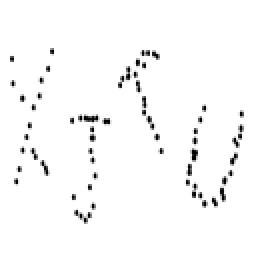
%> input picture results/xjtu.jpg, 128 x 128 px (shown 2 times larger)
$ octave ex_5points2.m   (GNU Octave 9; MATLAB toolbox functions it lacks are replaced by stand-ins)
%> lines starting %> are read from the running program, lines starting %| are printed output that depends on the picture; in (x1, y1, x2, y2) boxes, pixels count from 0 and x2, y2 are one past the last pixel; in counts of white or black regions, pixels touching at a corner belong together; the program's own positions count from 1
### SpectralClustering.m
function [ C, L, D, Q, V ] = SpectralClustering(W, k) %
% spectral clustering algorithm
% input: adjacency matrix W; number of cluster k
% return: cluster indicator vectors as columns in C; unnormalized Laplacian L; degree matrix D;
%         eigenvectors matrix Q;  eigenvalues matrix V 对角矩阵

% calculate degree matrix
degs = sum(W, 2); %%%%%%%%%%%%%%%%%%%%%%%%%%%%%%%%%sum(W,2)是沿着列求和，得到行向量
D = sparse(1:size(W, 1), 1:size(W, 2), degs);%%%%%%%%% 生成一个对角矩阵，元素为degs中的元素

% compute unnormalized Laplacian
%%%%%%%%%%%%%%%%%%%%%%%%%%%%%%%%%%   size(W,1)指的是第一维度的长度，即行数
%%%%%%%%%%%%%%%%%%%%%%%%%%%%%%%%%%   size(W,2)是第二维度的长度
L = D - W;

% compute the eigenvectors corresponding to the k smallest eigenvalues
% diagonal matrix V is NcutL's k smallest magnitude eigenvalues
% matrix Q whose columns are the corresponding eigenvectors.
[Q, V] = eigs(L, k, 'SA');

% use the k-means algorithm to cluster V row-wise
% C will be a n-by-1 matrix containing the cluster number for each data point
C = kmeans(Q, k);%%%%%%%%%%%%%%%%  C是一个长度N的指标k的向量

% convert C to a n-by-k matrix containing the k indicator vectors as columns
C = sparse(1:size(D, 1), C, 1);

end

### ex_5points2.m
A= imread('E:\Desktop\xjtu.jpg');
%> A is the input picture: size 128x128x3 uint8; min 0, max 255, mean 248.7
H=rgb2gray(A);
H=double(H);
%> H: size 128x128 double
[m,n]=size(H);
%> m = 128; n = 128
for i=1:m
    for j=1:n
        if H(i,j)==255;      %锟斤拷色锟斤拷转
            H(i,j)=0;
        else
            H(i,j)=255;
        end
    end
end
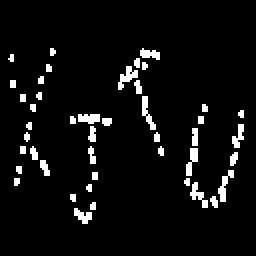
%> H: size 128x128 double (shown 2 times larger); 5.5% white in thin lines or dots, all inside (x1, y1, x2, y2) = (4, 24, 122, 112)

N=sum(nonzeros(H))/255;   %锟斤拷锟斤拷元锟侥猴拷锟斤拷锟街碉拷锟斤拷锟斤拷锟斤拷锟捷的革拷锟斤拷
%> N = 896
x=zeros(2,N);   %锟斤拷菥锟斤拷锟?为2*N

k=1; %锟斤拷莞锟斤拷锟侥碉拷K锟斤拷
    for i=1:m
        for j=1:n
            if H(i,j)~=0
                x(1,k)=-i;         %锟斤拷锟斤拷萁锟斤拷懈锟街?
                x(2,k)=j;
                k=k+1;
            end
        end
    end
%> after the loop, k = 897; x = 896 columns, first 8: [-25 -25 -25 -26 -26 -26 -26 -26; 26 27 72 26 27 28 71 72]
for c=10:15
%> this loop made 6 passes; what is shown inside it comes from the first
W=zeros(N,N); %锟斤拷锟斤拷锟节接撅拷锟斤拷
%> W: size 896x896 double; every value is 0
for i1=1:N
    for i2=1:N
        if norm(x(:,i1)-x(:,i2))<=c
            W(i1,i2)=1;
        end
        %W(i,j)=10^10*exp(-((WN(1,i)-WN(1,j))^2+(WN(2,i)-WN(2,j))^2)/2); %
    end
end
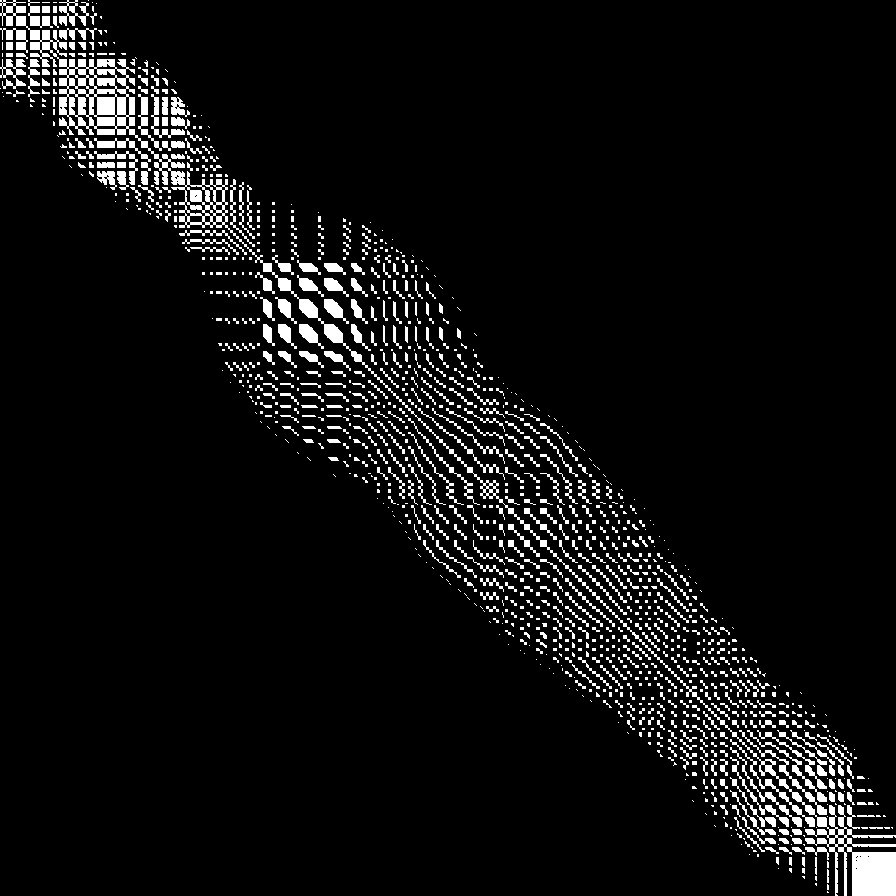
%> W: size 896x896 double; values 0 (black) and 1 (white), 6% white; 1197 white regions (732 under 20 px), largest, box (x1, y1, x2, y2) and area: (0, 0, 896, 896) 12574, (739, 730, 827, 815) 451, (730, 739, 815, 827) 451
[C, L, D, Q, V ] = SpectralClustering(W, 4);
%> in SpectralClustering, `degs = sum(W, 2);`: degs = 896 values, max 101 at index 93, min 9 at index 27, mean 54
%> in SpectralClustering, `D = sparse(1:size(W, 1), 1:size(W, 2), degs);`:
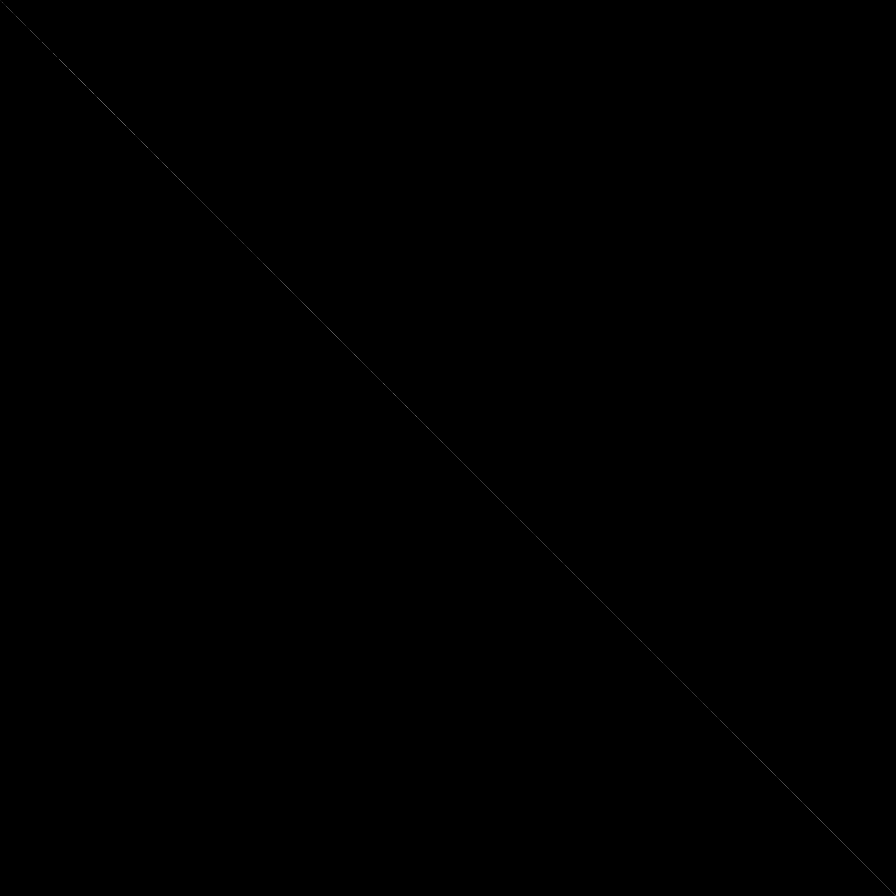
%> D: size 896x896 double; min 0, max 101, mean 0.1
%> in SpectralClustering, `[Q, V] = eigs(L, k, 'SA');`: Q = 896 rows, first 8: [-0.0333 -0.00984 0.0107 -0.122; -0.0333 -0.00984 0.0107 -0.122; -0.0328 -0.032 -8.67e-16 3.15e-16; -0.0333 -0.00984 0.0107 -0.12; -0.0333 -0.00984 0.0107 -0.12; -0.0333 -0.00984 0.0107 -0.12; -0.0328 -0.032 -8.06e-16 3.11e-16; -0.0328 -0.032 -8.76e-16 3.08e-16]; V = [-2.16e-14 0 0 0; 0 -7.15e-15 0 0; 0 0 0.196 0; 0 0 0 0.677]
%> in SpectralClustering, `C = kmeans(Q, k);`: C = 896 values, max 4 at index 3, min 1 at index 229, mean 2.71
%> in SpectralClustering, `C = sparse(1:size(D, 1), C, 1);`: C = 896 rows, first 8: [0 0 1 0; 0 0 1 0; 0 0 0 1; 0 0 1 0; 0 0 1 0; 0 0 1 0; 0 0 0 1; 0 0 0 1]


I1=find(C(:,1)~=0);
%> I1 = 293 values from 229 to 852
%x1=x(:,I1);

I2=find(C(:,2)~=0);
%> I2 = 100 values from 27 to 730
%x2=x(:,I2);
I3=find(C(:,3)~=0);
%> I3 = 77 values from 1 to 249
%x3=x(:,I3);
I4=find(C(:,4)~=0);
%> I4 = 426 values from 3 to 896
%figure(c),imshow(W);
figure(c),plot(x(2,I1),x(1,I1),'+',x(2,I2),x(1,I2),'*',x(2,I3),x(1,I3),'o',x(2,I4),x(1,I4),'v')
%> after `plot(x(2,I1),x(1,I1),'+',x(2,I2),x(1,I2),'*',x(2,I3),x(1,I3),'o',x(2,I`:
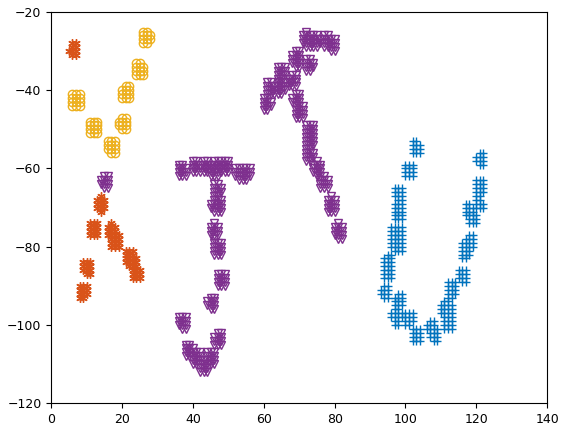
%> figure redrawn from the program's plot data
end
